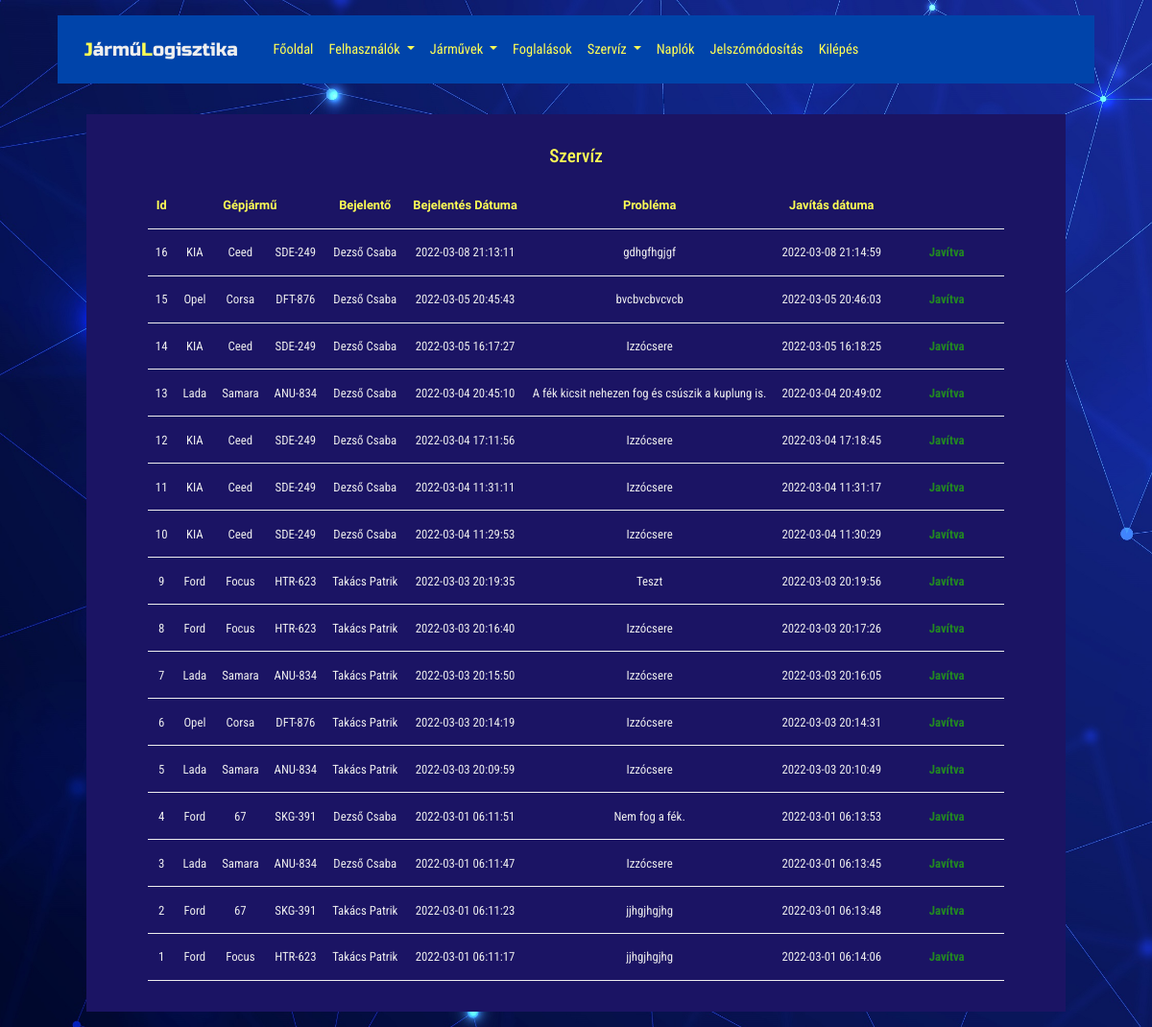
The page /servicehand?rep=2 (signed in) on the database its author committed.
### tables this page shows
CREATE TABLE `service` (
  `serviceID` int(10) NOT NULL,
  `carID` int(10) NOT NULL,
  `userID` int(10) NOT NULL,
  `problem` longtext NOT NULL,
  `date_not` datetime NOT NULL,
  `date_rep` datetime NOT NULL,
  `repair` tinyint(1) NOT NULL
);

CREATE TABLE `cars` (
  `carID` int(10) NOT NULL,
  `brand` varchar(30) NOT NULL,
  `type` varchar(30) NOT NULL,
  `lpn` varchar(10) NOT NULL,
  `license` char(1) NOT NULL,
  `freecar` tinyint(1) NOT NULL,
  `activeCar` tinyint(1) NOT NULL
);

CREATE TABLE `users` (
  `userID` int(10) NOT NULL,
  `username` varchar(30) NOT NULL,
  `password` varchar(255) NOT NULL,
  `name` varchar(100) NOT NULL,
  `email` varchar(100) NOT NULL,
  `telnumber` varchar(30) NOT NULL,
  `licence` char(1) NOT NULL,
  `activeUser` tinyint(1) NOT NULL
);

### service_hand.php (the view, shortened to what this page needs)
<?php
require './views/header.phtml';
require './views/adminmenu.phtml';
require './connection.php';
$rep = $_GET['rep'];
if ($rep == 2) {
    $statement_s = $conn->prepare(
        "SELECT * FROM service
        INNER JOIN users ON users.userID = service.userID
        INNER JOIN cars ON cars.carID = service.carID
        ORDER BY date_not DESC"
    );
    $statement_s->execute();
}
$services = $statement_s->fetchAll(PDO::FETCH_ASSOC);
$count = $statement_s->rowCount();
?>
<div class="workContainer">
    <h2>Szervíz</h2>
    <?php if ($count <= 0) {
        echo '<p class="errorMessage">Nincs jármű</p>';
    } else { ?>
        <table>
            <thead>
                <tr>
                    <th>Id</th>
                    <th colspan="3">Gépjármű</th>
                    <th>Bejelentő</th>
                    <th>Bejelentés Dátuma</th>
                    <th>Probléma</th>
                    <th>Javítás dátuma</th>
                </tr>
            </thead>
            <?php
            foreach ($services as $service) : ?>
                <tr>
                    <td style="text-align: center;"><?php echo $service["serviceID"]; ?></td>
                    <td style="text-align: center;"><?php echo $service["brand"]; ?></td>
                    <td style="text-align: center;"><?php echo $service["type"]; ?></td>
                    <td style="text-align: center;"><?php echo $service["lpn"]; ?></td>
                    <td style="text-align: center;"><?php echo $service["name"]; ?></td>
                    <td style="text-align: center;"><?php echo $service["date_not"]; ?></td>
                    <td style="text-align: center;"><?php echo $service["problem"]; ?></td>
                    <?php
                    if ($service["repair"] == 0) {
                        echo '<td style="text-align: center;"><?php echo ""; ?></td>';
                        echo '<td><a class ="tableButtonEdit" href="servicerep?serviceID=' . $service['serviceID'] . '&userID=' . $service['userID'] . '" onclick="return repair()">Javítás</a></td>';
                    } else {
                        echo '<td style="text-align: center;">' . $service["date_rep"] . '</td>';
                        echo '<td><p class ="tableMessageOK">Javítva</p></td>';
                    }
                    ?>
                </tr>
        <?php endforeach;
        }
        ?>
        </table>
</div>
<?php require './views/footer.phtml'; ?>

### public/style.css (style rules this page uses)
:root { --bg-color: #1b1464; --bg-color2: #2818d3; --bg-menu-color: #04a; --bg-error-color: #f22; --bg-ok-color: #282; --bg-font-color: #dedede; --bg-input-color: #ff9; --bg-btn-color: #07c; --link-color: #ccc; --hover-link-color: #fff; --hover-btn-color: #04a; --char-color: #eee; --char-color2: #ff5; --char-dark-color: #222; }
* { margin: 0; padding: 0; box-sizing: border-box; text-decoration: none; list-style: none; transition: all .2s linear; }
body { background-image: url("/public/bckg.jpg"); background-size: cover; }
h2 { color: var(--char-color2); text-align: center; margin: 1rem; font-size: 1.2rem; font-family: 'Roboto Condensed', sans-serif; }
.workContainer { width: 85%; padding: 1rem; margin: 2rem auto 1rem auto; background-color: var(--bg-color); }
table { margin: 1rem auto; }
th { padding: 0.5rem; font-family: 'Signika', sans-serif; color: var(--char-color2); text-align: center; }
tr { padding: 0.5rem 1rem; border-bottom: 1px solid var(--char-color); font-family: 'Roboto Condensed', sans-serif; color: var(--char-color); height: 3rem; }
td { padding: 0.5rem 0.5rem; }
.tableMessageOK { display: block; width: 6.5rem; text-align: center; text-decoration: none; padding: 0.4rem 0.6rem; background-color: transparent; color: var(--bg-ok-color); margin: 0; font-weight: bold; }
@media screen and (max-width: 1200px) { body { font-size: 80%; } }

### rows shown on the page
service: serviceID "16", carID.brand "KIA", carID.type "Ceed", carID.lpn "SDE-249", userID.name "Dezső Csaba", date_not "2022-03-08 21:13:11", problem "gdhgfhgjgf", date_rep "2022-03-08 21:14:59"
service: serviceID "15", carID.brand "Opel", carID.type "Corsa", carID.lpn "DFT-876", userID.name "Dezső Csaba", date_not "2022-03-05 20:45:43", problem "bvcbvcbvcvcb", date_rep "2022-03-05 20:46:03"
service: serviceID "14", carID.brand "KIA", carID.type "Ceed", carID.lpn "SDE-249", userID.name "Dezső Csaba", date_not "2022-03-05 16:17:27", problem "Izzócsere", date_rep "2022-03-05 16:18:25"
service: serviceID "13", carID.brand "Lada", carID.type "Samara", carID.lpn "ANU-834", userID.name "Dezső Csaba", date_not "2022-03-04 20:45:10", problem "A fék kicsit nehezen fog és csúszik a kuplung is.", date_rep "2022-03-04 20:49:02"
service: serviceID "12", carID.brand "KIA", carID.type "Ceed", carID.lpn "SDE-249", userID.name "Dezső Csaba", date_not "2022-03-04 17:11:56", problem "Izzócsere", date_rep "2022-03-04 17:18:45"
service: serviceID "11", carID.brand "KIA", carID.type "Ceed", carID.lpn "SDE-249", userID.name "Dezső Csaba", date_not "2022-03-04 11:31:11", problem "Izzócsere", date_rep "2022-03-04 11:31:17"
service: serviceID "10", carID.brand "KIA", carID.type "Ceed", carID.lpn "SDE-249", userID.name "Dezső Csaba", date_not "2022-03-04 11:29:53", problem "Izzócsere", date_rep "2022-03-04 11:30:29"
service: serviceID "9", carID.brand "Ford", carID.type "Focus", carID.lpn "HTR-623", userID.name "Takács Patrik", date_not "2022-03-03 20:19:35", problem "Teszt", date_rep "2022-03-03 20:19:56"
service: serviceID "8", carID.brand "Ford", carID.type "Focus", carID.lpn "HTR-623", userID.name "Takács Patrik", date_not "2022-03-03 20:16:40", problem "Izzócsere", date_rep "2022-03-03 20:17:26"
service: serviceID "7", carID.brand "Lada", carID.type "Samara", carID.lpn "ANU-834", userID.name "Takács Patrik", date_not "2022-03-03 20:15:50", problem "Izzócsere", date_rep "2022-03-03 20:16:05"
service: serviceID "6", carID.brand "Opel", carID.type "Corsa", carID.lpn "DFT-876", userID.name "Takács Patrik", date_not "2022-03-03 20:14:19", problem "Izzócsere", date_rep "2022-03-03 20:14:31"
service: serviceID "5", carID.brand "Lada", carID.type "Samara", carID.lpn "ANU-834", userID.name "Takács Patrik", date_not "2022-03-03 20:09:59", problem "Izzócsere", date_rep "2022-03-03 20:10:49"
service: serviceID "4", carID.brand "Ford", carID.type "67", carID.lpn "SKG-391", userID.name "Dezső Csaba", date_not "2022-03-01 06:11:51", problem "Nem fog a fék.", date_rep "2022-03-01 06:13:53"
service: serviceID "3", carID.brand "Lada", carID.type "Samara", carID.lpn "ANU-834", userID.name "Dezső Csaba", date_not "2022-03-01 06:11:47", problem "Izzócsere", date_rep "2022-03-01 06:13:45"
service: serviceID "2", carID.brand "Ford", carID.type "67", carID.lpn "SKG-391", userID.name "Takács Patrik", date_not "2022-03-01 06:11:23", problem "jjhgjhgjhg", date_rep "2022-03-01 06:13:48"
service: serviceID "1", carID.brand "Ford", carID.type "Focus", carID.lpn "HTR-623", userID.name "Takács Patrik", date_not "2022-03-01 06:11:17", problem "jjhgjhgjhg", date_rep "2022-03-01 06:14:06"
